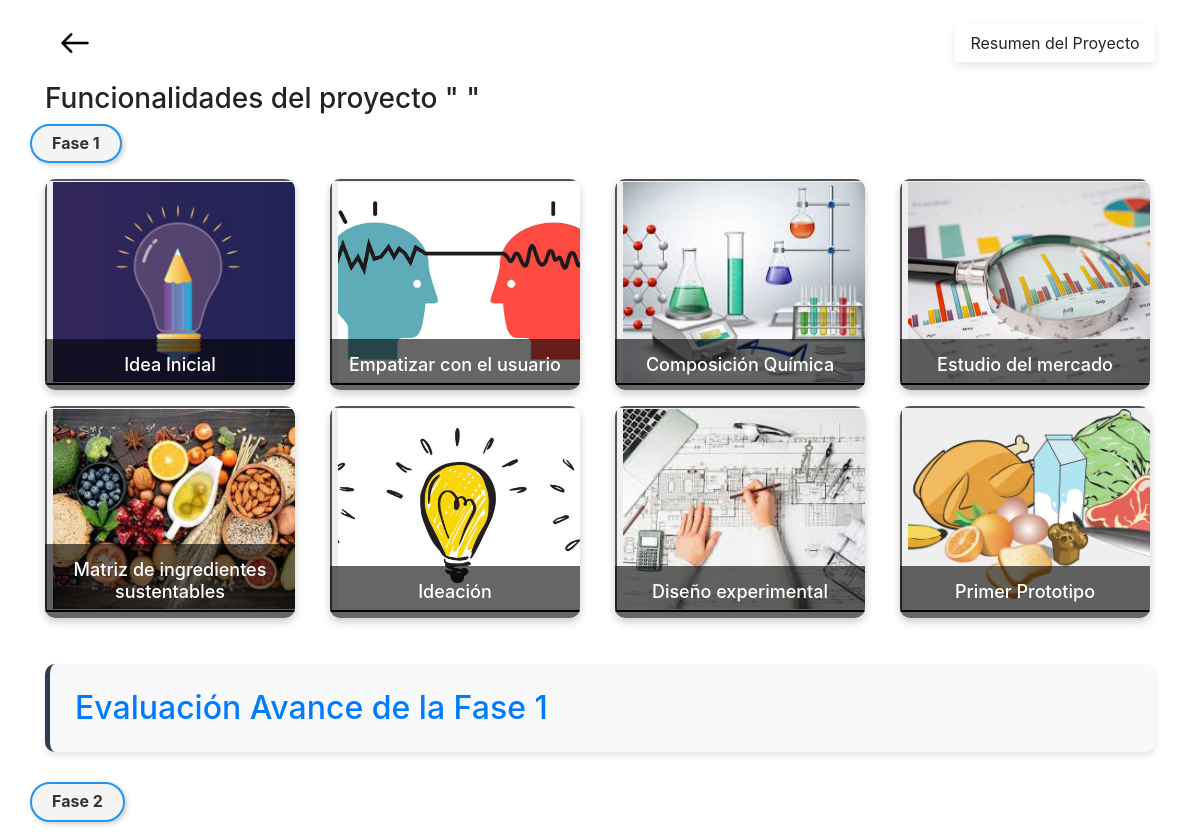
Page /funciones/?id=2 (signed in, upper part) on the earlier database version.
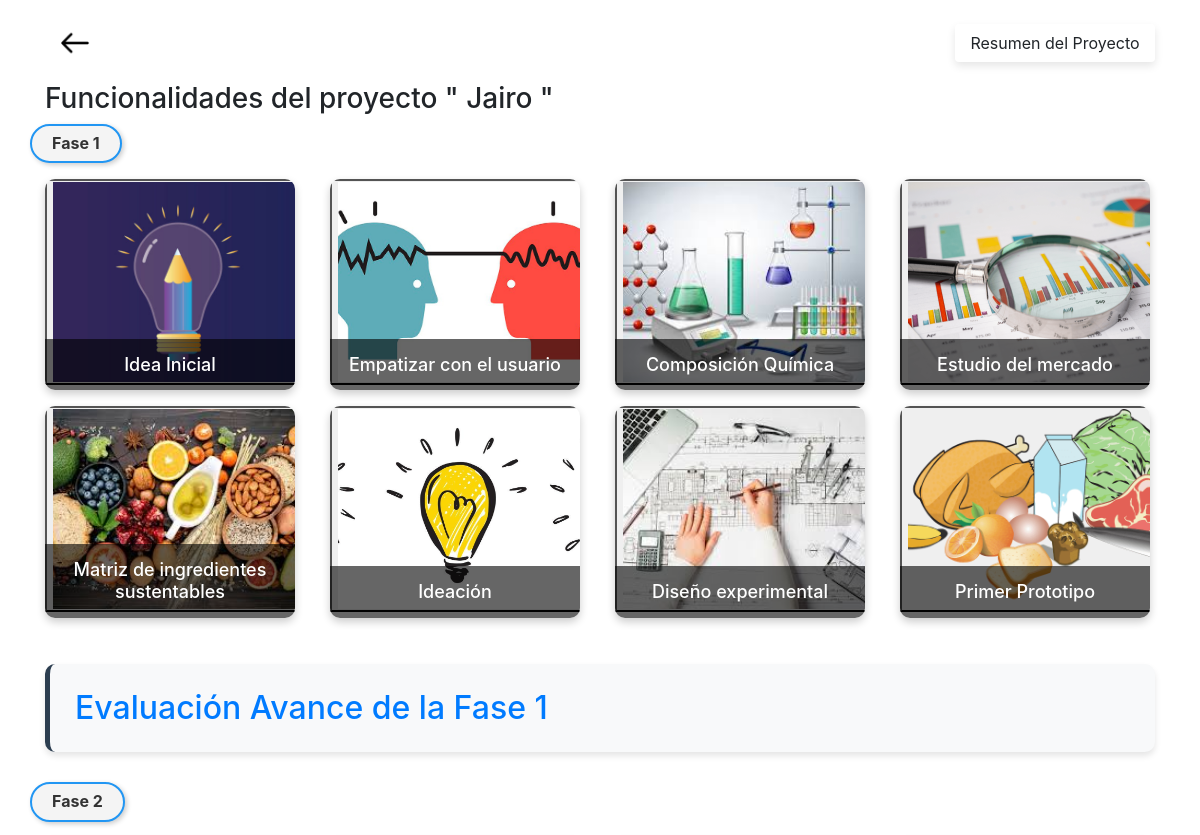
Same page on the later database version.
### modelo/models.py (models this page shows, shortened)
class BaseModel(Base):
    __abstract__ = True
    __allow_unmapped__ = True

class Project(BaseModel):
    __tablename__ = 'projects'
    id = Column(Integer, primary_key=True)
    idea_inicial = Column(String)
    requisitos_iniciales = Column(String)
    claves_iniciales = Column(String)
    empatizar1 = Column(String, default="")  # Entrevistas 10 usuarios
    empatizar2 = Column(String, default="")  # Visitar 10 lugares
    name = Column(String)
    description = Column(String)
    responsable = Column(String)
    start_date = Column(Date)
    end_date = Column(Date)
    status = Column(String)
    user_name = Column(Integer, ForeignKey('users.name'))
    user = relationship("User", back_populates="projects")
    phases = relationship("Phase", back_populates="project")
    simulacion_produccion = relationship("SimulacionProduccion", back_populates="project",  cascade="all, delete-orphan", uselist=False)
    prototypes: Mapped[List["Prototype"]] = relationship(back_populates="project")
    empaques: Mapped[List["Empaque"]] = relationship(back_populates="project")
    evaluaciones_avances: Mapped[List["EvaluacionAvance"]] = relationship(back_populates="project")
    tests_sensoriales: Mapped[List["Test_Sensorial"]] = relationship(back_populates="project")
    foods = relationship("Food", secondary="food_projects", back_populates="projects",cascade="all, delete")

### aplicacion/funciones/funciones.py (the view)
@funciones_bp.route('/', methods=["POST", "GET"])
@login_required
def a():
    print(session)
    projectID = request.args.get('id')
    if(projectID):
        session['project_id'] = projectID
        project = Session.query(Project).filter(Project.id == session['project_id']).first()
        return render_template("funciones/funciones.html", project=project)
    else:
        if session['project_id']:
            project = Session.query(Project).filter(Project.id == session['project_id']).first()
            return render_template("funciones/funciones.html", project=project)
        return redirect("/proyectos")

### app.py (called while the page is built)
@login_manager.user_loader
def load_user(user_id):
    user = Session.query(User).filter_by(id=user_id).first()
    return user

### aplicacion/templates/funciones/funciones.html (shortened to what this page needs)
<!DOCTYPE html>
<html lang="en">
<head>
    <link rel="stylesheet" href="{{ url_for('static', filename='style.css') }}">
    <link href="https://stackpath.bootstrapcdn.com/bootstrap/4.5.2/css/bootstrap.min.css" rel="stylesheet">
</head>
<body>
</head>
<body>
    <div class="container">
        <div class="header-container">
            <div class="col-1">
                <a href="/proyectos" class="border-0 bg-transparent">
                    <img src="{{ url_for('static', filename='img/back-icon.png') }}" alt="Macronutrientes" style="width: 30px; height: 30px;">
                </a>
            </div>
            <a href="/funciones/resumen" class="btn btn-resumen">Resumen del Proyecto</a>
        </div>
        <h3>Funcionalidades del proyecto " {{project.name}} "<h3></h3>
        <h2 class="row proyecto">Fase 1<h2>
        <div class="row">
            <div class="col my-2">
                {% with imagen=url_for('static', filename='img/IdeaInicial.jpg'), titulo="Idea Inicial", url="/funciones/formularios/IdeaInicial" %}
                {% include 'funciones/noticia.html' %}
                {% endwith %}
            </div>
            <div class="col my-2">
                {% with imagen=url_for('static', filename='img/empatizar.jpg'), titulo="Empatizar con el usuario", url="/funciones/formularios/empatizar"%}
                {% include 'funciones/noticia.html' %}
                {% endwith %}
            </div>
            <div class="col my-2">
                {% with imagen=url_for('static', filename='img/quimico.jpg'), titulo="Composición Química", url="/funciones/Fase1/composicionQuimica" %}
                {% include 'funciones/noticia.html' %}
                {% endwith %}
            </div>
            <div class="col my-2">
                {% with imagen=url_for('static', filename='img/estudio-mercado.png'), titulo="Estudio del mercado", url="/funciones/Fase1/estudioMercado"%}
                {% include 'funciones/noticia.html' %}
                {% endwith %}
            </div>
        </div>
        <div class="row">
            <div class="col   my-2">
                {% with imagen=url_for('static', filename='img/ingredientes-sustentables.jpg'), titulo="Matriz de ingredientes sustentables", url="/funciones/Fase1/matrizSustentable"%}
                {% include 'funciones/noticia.html' %}
                {% endwith %}
            </div>
            <div class="col   my-2">
                {% with imagen=url_for('static', filename='img/ideacion.jpg'), titulo="Ideación", url="/funciones/ideacion"%}
                {% include 'funciones/noticia.html' %}
                {% endwith %}
            </div>
            <div class="col   my-2">
                {% with imagen=url_for('static', filename='img/diseño-experimental.jpg'), titulo="Diseño experimental", url="/funciones/Fase1/diseñoExperimental"%}
                {% include 'funciones/noticia.html' %}
                {% endwith %}
            </div>
            <div class="col   my-2">
                {% with imagen=url_for('static', filename='img/macros.png'), titulo="Primer Prototipo", url="/funciones/Fase1/prototipado"%}
                {% include 'funciones/noticia.html' %}
                {% endwith %}
            </div>
        </div>
        <div class="avance-fase-container">
                <a href="/funciones/evaluacionAvance">Evaluación Avance de la Fase 1</a>
        </div>
        <h2 class="row proyecto">Fase 2<h2>
            <div class="row">
                    {% with imagen=url_for('static', filename='img/prototipo.webp'), titulo="Prototipo Medio", url="/funciones/Fase2/prototipoMedio" %}
                    {% include 'funciones/noticia.html' %}
                    {% endwith %}
                    {% with imagen=url_for('static', filename='img/coste.jpg'), titulo="Simulación de coste", url="/funciones/Fase2/simulacionCostes"%}
                    {% include 'funciones/noticia.html' %}
                    {% endwith %}
                    {% with imagen=url_for('static', filename='img/normativa.jpg'), titulo="Viabilidad normativa", url="/funciones/Fase2/normativa" %}
                    {% include 'funciones/noticia.html' %}
                    {% endwith %}
                    {% with imagen=url_for('static', filename='img/empaque.webp'), titulo="Prototipo de empaquetado", url="/funciones/Fase2/empaque"%}
                    {% include 'funciones/noticia.html' %}
                    {% endwith %}
            </div>
                        {% with imagen=url_for('static', filename='img/experiencia.webp'), titulo="Prototipado y resultados de primera experiencia", url="/funciones/Fase3/prototipoFinal" %}
                        {% include 'funciones/noticia.html' %}
                        {% endwith %}
                        {% with imagen=url_for('static', filename='img/simulacion_produccion.jpg'), titulo="Simulación de producción", url="/funciones/Fase3/simulacionProduccion"%}
                        {% include 'funciones/noticia.html' %}
                        {% endwith %}
                        {% with imagen=url_for('static', filename='img/precio.png'), titulo="Actualización Precios Alimentos", url="/funciones/Fase3/preciosIngredientes"%}
                        {% include 'funciones/noticia.html' %}
                        {% endwith %}
                        {% with imagen=url_for('static', filename='img/gastos.jpg'), titulo="Simulación de Cálculo de gastos", url="/funciones/Fase3/calculoGastos" %}
                        {% include 'funciones/noticia.html' %}
                        {% endwith %}
                        {% with imagen=url_for('static', filename='img/sensorial.jpg'), titulo="Análisis sensorial", url="/funciones/Fase3/analisisSensorial"%}
                        {% include 'funciones/noticia.html' %}
                        {% endwith %}
                        {% with imagen=url_for('static', filename='img/composicion_nutricional.webp'), titulo="Validación composición nutricional", url="/funciones/Fase3/composicionNutricional" %}
                        {% include 'funciones/noticia.html' %}
                        {% endwith %}
                        {% with imagen=url_for('static', filename='img/escalamiento.gif'), titulo="Escalamiento", url="/funciones/Fase3/escalamiento"%}
                        {% include 'funciones/noticia.html' %}
                        {% endwith %}
                        {% with imagen=url_for('static', filename='img/costo_produccion.jpg'), titulo="Validación costos producción", url="/funciones/Fase3/costosProduccion" %}
                        {% include 'funciones/noticia.html' %}
                        {% endwith %}
                        {% with imagen=url_for('static', filename='img/empaque_final.jpg'), titulo="Prototipo empaque alta fidelidad", url="/funciones/Fase3/empaqueFidelidad"%}
                        {% include 'funciones/noticia.html' %}
                        {% endwith %}
    </div>
</body>
</html>

### aplicacion/templates/funciones/noticia.html (shortened to what this page needs)
<!DOCTYPE html>
<html lang="en">
    <head>
        <link href="https://stackpath.bootstrapcdn.com/bootstrap/4.5.2/css/bootstrap.min.css" rel="stylesheet">
        <link rel="stylesheet" href="{{ url_for('static', filename='style.css') }}">
    </head>
<div class="tarjeta">
    <form action={{url}} method="POST">
    <button type="submit">
    <img src="{{ imagen }}" alt="Noticia" class="tarjeta-img">
    <div class="tarjeta-texto">
        <h2>{{ titulo }}</h2>
    </div>
    </button>
    </form>
</div>

### aplicacion/static/style.css (style rules this page uses)
.tarjeta { position: relative; width: 250px; border-radius: 10px; overflow: hidden; box-shadow: 0 4px 8px rgba(0, 0, 0, 0.2); }
.tarjeta-img { width: 250px; height: 200px; object-fit: cover; display: block; }
.proyecto { display: inline-block; background-color: #f4f4f4; color: #333; font-size: 16px; font-weight: bold; padding: 8px 20px; border-radius: 20px; border: 2px solid #2196F3; box-shadow: 2px 2px 5px rgba(0, 0, 0, 0.2); text-align: center; white-space: nowrap; }
.tarjeta-texto { position: absolute; bottom: 0; left: 0; width: 100%; background: rgba(0, 0, 0, 0.6); color: white; padding: 15px; text-align: center; }
.tarjeta-texto h2 { margin: 0; font-size: 18px; }

### aplicacion/templates/funciones/funciones.html (style rules this page uses)
.btn-resumen { background-color: #4a6baf; color: white; padding: 10px 25px; border-radius: 25px; font-weight: bold; border: none; box-shadow: 0 4px 8px rgba(0, 0, 0, 0.1); transition: all 0.3s ease; width: 200px; text-align: center; }
.header-container { display: flex; justify-content: space-between; align-items: center; margin-bottom: 20px; }
.avance-fase-container { background-color: #f8f9fa; border-radius: 10px; padding: 25px; margin-bottom: 30px; box-shadow: 0 4px 6px rgba(0, 0, 0, 0.1); border-left: 5px solid #2c3e50; transition: all 0.3s ease; }

Differences in the rows shown:
added Project: name "Jairo"
